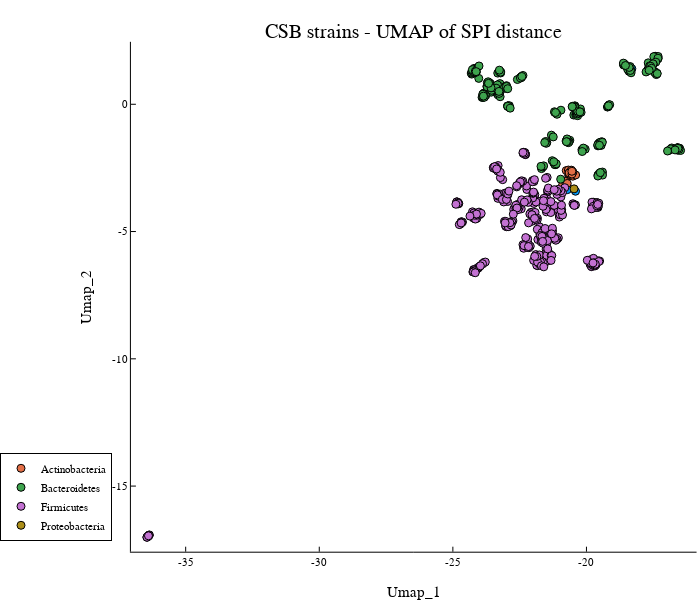

Notebook source saved alongside this figure:
### Code cell
scatter(
    embedding[:, 1], embedding[:, 2],
    group=m3ad.obs.phylum,
    hover=m3ad.obs.label,
    legend=:outerbottomleft,
    size=(700, 600),
    grid=false,
    title="CSB strains - UMAP of SPI distance",
    xlabel="Umap_1",
    ylabel="Umap_2",
    )

### Figure 1 — Plotly figure (JSON) as saved in the notebook; plotly's stock layout.template omitted (floating-point values rounded to 4 significant figures; data arrays with more than 128 entries replaced by an {"elided": "..."} marker saying what was removed)
{"data": [{"colorbar": {"title": ""}, "hoverinfo": "text", "legendgroup": "", "marker": {"color": "rgba(0, 154, 250, 1.000)", "line": {"color": "rgba(0, 0, 0, 1.000)", "width": 1}, "size": 8, "symbol": "circle"}, "mode": "markers", "name": "", "showlegend": false, "text": ["MSK.1.10 ", "MSK.20.34 ", "MSK.19.28 "], "type": "scatter", "x": [-20.71, -18.3, -20.41], "xaxis": "x", "y": [-3.354, 1.396, -3.417], "yaxis": "y", "zmax": null, "zmin": null}, {"colorbar": {"title": ""}, "hoverinfo": "text", "legendgroup": "Actinobacteria", "marker": {"color": "rgba(227, 111, 71, 1.000)", "line": {"color": "rgba(0, 0, 0, 1.000)", "width": 1}, "size": 8, "symbol": "circle"}, "mode": "markers", "name": "Actinobacteria", "showlegend": true, "text": ["MSK.22.73 Bifidobacterium breve", "MSK.7.17 Bifidobacterium adolescentis", "MSK.22.100 Bifidobacterium breve", "MSK.22.105 Bifidobacterium breve", "MSK.22.109 Bifidobacterium breve", "MSK.22.2 Bifidobacterium breve", "MSK.8.32 Bifidobacterium adolescentis", "MSK.22.68 Bifidobacterium breve", "MSK.22.20 Bifidobacterium breve", "MSK.22.101 Bifidobacterium breve", "MSK.22.106 Bifidobacterium breve", "MSK.22.11 Bifidobacterium breve", "MSK.22.45 Bifidobacterium breve", "MSK.22.65 Bifidobacterium breve", "MSK.8.3 Bifidobacterium bifidum", "MSK.8.16 Bifidobacterium bifidum", "MSK.11.28 Bifidobacterium adolescentis", "MSK.22.102 Bifidobacterium breve", "MSK.22.107 Bifidobacterium breve", "MSK.22.111 Bifidobacterium breve", "MSK.22.4 Bifidobacterium breve", "MSK.22.64 Bifidobacterium breve", "MSK.22.99 Bifidobacterium breve", "MSK.7.22 Bifidobacterium adolescentis", "MSK.22.104 Bifidobacterium breve", "MSK.22.108 Bifidobacterium breve", "MSK.22.113 Bifidobacterium breve", "MSK.22.34 Bifidobacterium breve", "MSK.22.57 Bifidobacterium breve", "MSK.22.80 Bifidobacterium breve"], "type": "scatter", "x": [-20.66, -20.8, -20.6, -20.61, -20.64, -20.52, -20.76, -20.54, -20.57, -20.76, -20.68, -20.56, -20.57, -20.62, -20.9, -20.77, -20.79, -20.57, -20.65, -20.51, -20.58, -20.4, -20.54, -20.72, -20.57, -20.61, -20.65, -20.51, -20.54, -20.55], "xaxis": "x", "y": [-2.788, -3.164, -2.706, -2.646, -2.79, -2.665, -3.115, -2.753, -2.716, -2.604, -2.584, -2.601, -2.664, -2.721, -3.189, -3.025, -3.03, -2.735, -2.701, -2.825, -2.712, -2.778, -2.676, -3.111, -2.588, -2.755, -2.697, -2.659, -2.741, -2.632], "yaxis": "y", "zmax": null, "zmin": null}, {"colorbar": {"title": ""}, "hoverinfo": "text", "legendgroup": "Bacteroidetes", "marker": {"color": "rgba(62, 164, 78, 1.000)", "line": {"color": "rgba(0, 0, 0, 1.000)", "width": 1}, "size": 8, "symbol": "circle"}, "mode": "markers", "name": "Bacteroidetes", "showlegend": true, "text": {"elided": "277 str values"}, "type": "scatter", "x": {"elided": "277 float values"}, "xaxis": "x", "y": {"elided": "277 float values"}, "yaxis": "y", "zmax": null, "zmin": null}, {"colorbar": {"title": ""}, "hoverinfo": "text", "legendgroup": "Firmicutes", "marker": {"color": "rgba(195, 113, 210, 1.000)", "line": {"color": "rgba(0, 0, 0, 1.000)", "width": 1}, "size": 8, "symbol": "circle"}, "mode": "markers", "name": "Firmicutes", "showlegend": true, "text": {"elided": "420 str values"}, "type": "scatter", "x": {"elided": "420 float values"}, "xaxis": "x", "y": {"elided": "420 float values"}, "yaxis": "y", "zmax": null, "zmin": null}, {"colorbar": {"title": ""}, "hoverinfo": "text", "legendgroup": "Proteobacteria", "marker": {"color": "rgba(172, 142, 24, 1.000)", "line": {"color": "rgba(0, 0, 0, 1.000)", "width": 1}, "size": 8, "symbol": "circle"}, "mode": "markers", "name": "Proteobacteria", "showlegend": true, "text": ["DFI.2.12 Escherichia fergusonii"], "type": "scatter", "x": [-20.46], "xaxis": "x", "y": [-3.324], "yaxis": "y", "zmax": null, "zmin": null}], "layout": {"annotations": [{"font": {"color": "rgba(0, 0, 0, 1.000)", "family": "sans-serif", "size": 20}, "rotation": 0, "showarrow": false, "text": "CSB strains - UMAP of SPI distance", "x": 0.53, "xanchor": "center", "xref": "paper", "y": 1, "yanchor": "top", "yref": "paper"}], "height": 600, "legend": {"bgcolor": "rgba(255, 255, 255, 1.000)", "bordercolor": "rgba(0, 0, 0, 1.000)", "borderwidth": 1, "font": {"color": "rgba(0, 0, 0, 1.000)", "family": "sans-serif", "size": 11}, "title": {"font": {"color": "rgba(0, 0, 0, 1.000)", "family": "sans-serif", "size": 15}, "text": ""}, "tracegroupgap": 0, "traceorder": "normal", "x": -0.15, "xanchor": "lower", "y": 0.07, "yanchor": "left"}, "margin": {"b": 20, "l": 0, "r": 0, "t": 20}, "paper_bgcolor": "rgba(255, 255, 255, 1.000)", "plot_bgcolor": "rgba(255, 255, 255, 1.000)", "showlegend": true, "width": 700, "xaxis": {"anchor": "y", "domain": [0.06554, 0.9944], "gridcolor": "rgba(0, 0, 0, 0.100)", "gridwidth": 0.5, "linecolor": "rgba(0, 0, 0, 1.000)", "mirror": false, "range": [-37.05, -15.88], "showgrid": false, "showline": true, "showticklabels": true, "tickangle": 0, "tickcolor": "rgb(0, 0, 0)", "tickfont": {"color": "rgba(0, 0, 0, 1.000)", "family": "sans-serif", "size": 11}, "tickmode": "array", "ticks": "inside", "ticktext": ["-35", "-30", "-25", "-20"], "tickvals": [-35, -30, -25, -20], "title": "Umap_1", "titlefont": {"color": "rgba(0, 0, 0, 1.000)", "family": "sans-serif", "size": 15}, "type": "-", "visible": true, "zeroline": false, "zerolinecolor": "rgba(0, 0, 0, 1.000)"}, "yaxis": {"anchor": "x", "domain": [0.05054, 0.961], "gridcolor": "rgba(0, 0, 0, 0.100)", "gridwidth": 0.5, "linecolor": "rgba(0, 0, 0, 1.000)", "mirror": false, "range": [-17.58, 2.454], "showgrid": false, "showline": true, "showticklabels": true, "tickangle": 0, "tickcolor": "rgb(0, 0, 0)", "tickfont": {"color": "rgba(0, 0, 0, 1.000)", "family": "sans-serif", "size": 11}, "tickmode": "array", "ticks": "inside", "ticktext": ["-15", "-10", "-5", "0"], "tickvals": [-15, -10, -5, 0], "title": "Umap_2", "titlefont": {"color": "rgba(0, 0, 0, 1.000)", "family": "sans-serif", "size": 15}, "type": "-", "visible": true, "zeroline": false, "zerolinecolor": "rgba(0, 0, 0, 1.000)"}}}
